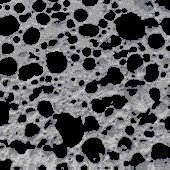
#> input picture KARTINKI/blended_image_3x3.bmp, 170 x 170 px
$ python -i preprocessor.py   (imports and definitions only)
#> lines starting #> are read from the running program, lines starting #| are printed output that depends on the picture
#> (reads backend/app/config/settings.json from the repository)
import cv2
import numpy as np
from app.config.config_loader import APP_SETTINGS


class Preprocessor:
    def preprocess(self, image: np.ndarray) -> np.ndarray:

        settings = APP_SETTINGS["preprocessing"]

        processed_image = image.copy()

        if settings["normalize"]:
            processed_image_copy = np.zeros_like(processed_image, dtype=np.uint8)
            cv2.normalize(
                processed_image, processed_image_copy, 0.0, 255.0, cv2.NORM_MINMAX
            )
            processed_image = processed_image_copy

        if settings["denoise"]:
            processed_image = cv2.fastNlMeansDenoising(processed_image)

        if settings["smoothing"]:
            filter_size = settings["filter_size"]

            processed_image = cv2.GaussianBlur(
                processed_image, (filter_size, filter_size), 0
            )

        processed_image = processed_image.astype(np.uint8)

        return processed_image

>>> import cv2
>>> picture = cv2.imread('../../../../KARTINKI/blended_image_3x3.bmp')
#> picture is the input picture: shape (170, 170, 3); mean B, G, R 91.2, 88.8, 88.8
>>> result = Preprocessor().preprocess(picture)
#> in preprocess, `cv2.normalize( processed_image, processed_image_copy, 0.0, 255.0, cv2...`:
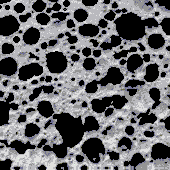
#> processed_image_copy: shape (170, 170, 3); mean B, G, R 105.7, 102.7, 102.7
